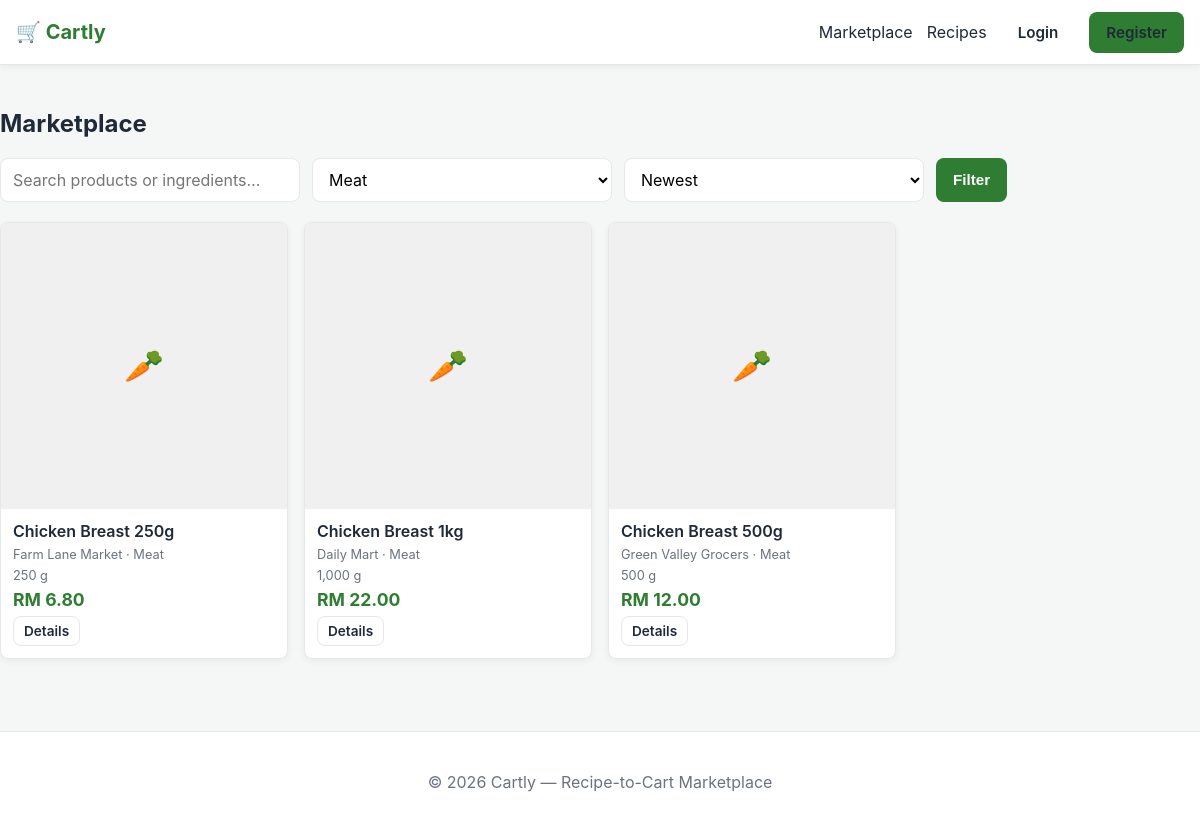
The page /products?cid=2 on the database its author committed.
### tables this page shows
CREATE TABLE products (
  product_id       INT AUTO_INCREMENT PRIMARY KEY,
  store_id         INT NOT NULL,
  category_id      INT,
  ingredient_id    INT,
  product_name     VARCHAR(150) NOT NULL,
  description      TEXT,
  price            DECIMAL(10,2) NOT NULL DEFAULT 0,
  stock_quantity   INT NOT NULL DEFAULT 0,
  package_quantity DECIMAL(10,2) NOT NULL DEFAULT 1,
  package_unit     VARCHAR(30),
  image            VARCHAR(255),
  rating           DECIMAL(3,2) DEFAULT 0.00,
  status           ENUM('active','inactive','out_of_stock') NOT NULL DEFAULT 'active',
  created_at       DATETIME DEFAULT CURRENT_TIMESTAMP,
  FOREIGN KEY (store_id)      REFERENCES stores(store_id) ON DELETE CASCADE,
  FOREIGN KEY (category_id)   REFERENCES categories(category_id) ON DELETE SET NULL,
  FOREIGN KEY (ingredient_id) REFERENCES ingredients(ingredient_id) ON DELETE SET NULL
);

CREATE TABLE stores (
  store_id          INT AUTO_INCREMENT PRIMARY KEY,
  user_id           INT NOT NULL,
  store_name        VARCHAR(100) NOT NULL,
  store_description TEXT,
  store_logo        VARCHAR(255),
  contact_email     VARCHAR(100),
  contact_phone     VARCHAR(20),
  store_address     TEXT,
  opening_time      TIME,
  closing_time      TIME,
  store_status      ENUM('pending','approved','rejected','closed') NOT NULL DEFAULT 'pending',
  admin_note        TEXT,
  rating            DECIMAL(3,2) DEFAULT 0.00,
  created_at        DATETIME DEFAULT CURRENT_TIMESTAMP,
  FOREIGN KEY (user_id) REFERENCES users(user_id) ON DELETE CASCADE
);

CREATE TABLE categories (
  category_id   INT AUTO_INCREMENT PRIMARY KEY,
  category_name VARCHAR(100) NOT NULL,
  category_icon VARCHAR(255),
  status        ENUM('active','inactive') NOT NULL DEFAULT 'active'
);

### app/helper/Controller.php (called while the page is built, shortened)
<?php
abstract class Controller
{
    protected function view(string $view, array $data = [], ?string $layout = 'layout/customer-layout'): void
    {
        $viewPath = dirname(__DIR__) . '/views/' . $view . '.php';
        extract($data, EXTR_SKIP);
        include $viewPath;
    }
}

### app/controllers/product/ProductController.php (called while the page is built, shortened)
<?php
class ProductController extends Controller
{
    public function index(): void
    {
        $q = trim((string) $this->input('q', ''));
        $cid = (int) $this->input('cid', 0) ?: null;
        $sort = (string) $this->input('sort', 'newest');
        $page = max(1, (int) $this->input('page', 1));
        $result = (new Product())->paginateActive($q, $cid, $sort, $page, 16);
        $this->view('product/index', [
            'title' => 'Marketplace · Cartly',
            'products' => $result['rows'],
            'cats' => (new Category())->active(),
            'q' => $q,
            'cid' => $cid,
            'sort' => $sort,
            'page' => $result['page'],
            'pages' => $result['pages'],
            'total' => $result['total'],
        ]);
    }
}

### public/index.php (called while the page is built, shortened)
<?php
require_once BASE_PATH . '/config/database.php';
require_once APP_PATH . '/helper/Router.php';
require_once APP_PATH . '/helper/Controller.php';
require_once APP_PATH . '/helper/Model.php';
$router = new Router();
$method = $_SERVER['REQUEST_METHOD'] ?? 'GET';
$uri = parse_url($_SERVER['REQUEST_URI'] ?? '/', PHP_URL_PATH) ?? '/';
$router->dispatch($method, $uri);

### config/database.php (called while the page is built, shortened)
<?php
function db(): PDO
{
    static $pdo = null;
    if ($pdo === null) {
        $dsn = sprintf(
            'mysql:host=%s;port=%s;dbname=%s;charset=%s',
            DB_HOST, DB_PORT, DB_NAME, DB_CHARSET
        );
        $options = [
            PDO::ATTR_ERRMODE            => PDO::ERRMODE_EXCEPTION,
            PDO::ATTR_DEFAULT_FETCH_MODE => PDO::FETCH_ASSOC,
            PDO::ATTR_EMULATE_PREPARES   => false,
        ];
        $pdo = new PDO($dsn, DB_USER, DB_PASS, $options);
    }
    return $pdo;
}

### app/helper/Model.php (called while the page is built, shortened)
<?php
abstract class Model
{
    protected function db(): PDO
    {
        return db();
    }
    public function query(string $sql, array $params = []): array
    {
        $stmt = $this->db()->prepare($sql);
        $stmt->execute($params);
        return $stmt->fetchAll();
    }
}

### app/models/Product.php (called while the page is built, shortened)
<?php
class Product extends Model
{
    public function paginateActive(string $search = '', ?int $categoryId = null, string $sort = 'newest', int $page = 1, int $perPage = 16): array
    {
        $baseSql = "FROM products p
                JOIN stores s    ON s.store_id = p.store_id
                LEFT JOIN categories c ON c.category_id = p.category_id
                LEFT JOIN ingredients i ON i.ingredient_id = p.ingredient_id
                LEFT JOIN (
                    SELECT product_id, AVG(rating) AS review_rating, COUNT(*) AS review_count
                    FROM reviews
                    WHERE status='visible' AND product_id IS NOT NULL
                    GROUP BY product_id
                ) rv ON rv.product_id = p.product_id
                WHERE p.status='active' AND s.store_status='approved'";
        $params = [];
        if ($categoryId) {
            $baseSql .= " AND p.category_id = :cid";
            $params[':cid'] = $categoryId;
        }
        $orderBy = match ($sort) {
            'price_asc' => 'p.price ASC, p.product_id ASC',
            'price_desc' => 'p.price DESC, p.product_id DESC',
            'rating_desc' => 'p.rating DESC, p.product_id DESC',
            'rating_asc' => 'p.rating ASC, p.product_id ASC',
            'review_desc' => 'COALESCE(rv.review_rating, 0) DESC, COALESCE(rv.review_count, 0) DESC, p.product_id DESC',
            'review_count_desc' => 'COALESCE(rv.review_count, 0) DESC, COALESCE(rv.review_rating, 0) DESC, p.product_id DESC',
            'name_asc' => 'p.product_name ASC, p.product_id ASC',
            'name_desc' => 'p.product_name DESC, p.product_id DESC',
            default => 'p.created_at DESC, p.product_id DESC',
        };
        $countRows = $this->query("SELECT COUNT(*) AS cnt {$baseSql}", $params);
        $total = (int) ($countRows[0]['cnt'] ?? 0);
        $offset = max(0, ($page - 1) * $perPage);
        $rows = $this->query(
            "SELECT p.*, s.store_name, s.rating AS store_rating, c.category_name, i.ingredient_name,
                    COALESCE(rv.review_rating, 0) AS review_rating,
                    COALESCE(rv.review_count, 0) AS review_count
             {$baseSql} ORDER BY {$orderBy} LIMIT {$perPage} OFFSET {$offset}",
            $params
        );
        return [
            'rows' => $rows,
            'total' => $total,
            'page' => $page,
            'per_page' => $perPage,
            'pages' => max(1, (int) ceil($total / $perPage)),
        ];
    }
}

### app/models/Category.php (called while the page is built, shortened)
<?php
class Category extends Model
{
    public function active(): array
    {
        return $this->query("SELECT * FROM categories WHERE status='active' ORDER BY category_name");
    }
}

### app/views/product/index.php (the view, shortened to what this page needs)
<h2>Marketplace</h2>
<form class="filters" method="get" action="<?= BASE_URL ?>/products">
  <input class="input" type="text" name="q" value="<?= htmlspecialchars($q) ?>"
    placeholder="Search products or ingredients…">
  <select class="input" name="cid">
    <?php foreach ($cats as $c): ?>
      <option value="<?= (int) $c['category_id'] ?>" <?= $cid === (int) $c['category_id'] ? 'selected' : '' ?>>
        <?= htmlspecialchars($c['category_name']) ?>
      </option>
    <?php endforeach; ?>
  </select>
  <select class="input" name="sort">
    <?php foreach ([
      'newest' => 'Newest',
      'oldest' => 'Oldest',
      'price_asc' => 'Price: Low to High',
      'price_desc' => 'Price: High to Low',
      'rating_desc' => 'Rating: High to Low',
      'review_desc' => 'Reviews: Highest Rated',
      'review_count_desc' => 'Reviews: Most Reviewed',
      'name_asc' => 'Name: A to Z',
    ] as $value => $label): ?>
      <option value="<?= htmlspecialchars($value) ?>" <?= ($sort ?? 'newest') === $value ? 'selected' : '' ?>>
        <?= htmlspecialchars($label) ?>
      </option>
    <?php endforeach; ?>
  </select>
  <button class="btn btn-primary">Filter</button>
</form>
<?php if (!$products): ?>
  <div class="card text-center text-muted">No products match your filter.</div>
<?php else: ?>
  <div class="product-grid">
    <?php foreach ($products as $p): ?>
      <div class="product-card">
        <div class="thumb">
          <?php if (!empty($p['image'])): ?>
            <img src="<?= UPLOAD_URL ?>/<?= htmlspecialchars($p['image']) ?>"
              alt="<?= htmlspecialchars($p['product_name']) ?>">
          <?php else: ?>
            🥕
          <?php endif; ?>
        </div>
        <div class="body">
          <div class="name"><?= htmlspecialchars($p['product_name']) ?></div>
          <div class="meta"><?= htmlspecialchars($p['store_name']) ?> · <?= htmlspecialchars($p['category_name'] ?? '') ?>
          </div>
          <div class="meta"><?= number_format((float) $p['package_quantity'], 0) ?>
            <?= htmlspecialchars($p['package_unit']) ?>
          </div>
          <div class="price">RM <?= number_format((float) $p['price'], 2) ?></div>
          <div class="actions">
            <a class="btn btn-outline btn-sm" href="<?= BASE_URL ?>/products/<?= (int) $p['product_id'] ?>">Details</a>
          </div>
        </div>
      </div>
    <?php endforeach; ?>
  </div>
<?php endif; ?>

### app/helper/Router.php (shortened to what this page needs)
<?php
class Router
{
    private array $routes = ['GET' => [], 'POST' => []];
    public function get(string $path, $handler, array $middleware = []): void
    {
        $this->routes['GET'][$this->norm($path)] = compact('handler', 'middleware');
    }
    public function post(string $path, $handler, array $middleware = []): void
    {
        $this->routes['POST'][$this->norm($path)] = compact('handler', 'middleware');
    }
    public function dispatch(string $method, string $uri): void
    {
        $uri = $this->norm($uri);
        $method = strtoupper($method);
        $table = $this->routes[$method] ?? [];
        foreach ($table as $pattern => $route) {
            $regex = $this->compile($pattern);
            if (preg_match($regex, $uri, $m)) {
                $params = array_filter($m, 'is_string', ARRAY_FILTER_USE_KEY);
                $this->call($route['handler'], $params);
                return;
            }
        }
    }
    private function call($handler, array $params): void
    {
        if (is_array($handler) && count($handler) === 2) {
            [$class, $method] = $handler;
            $instance = new $class();
            $instance->{$method}(...array_values($params));
            return;
        }
        throw new \RuntimeException('Invalid route handler');
    }
    private function compile(string $pattern): string
    {
        $regex = preg_replace('#\{([a-zA-Z_][a-zA-Z0-9_]*)\}#', '(?P<$1>[^/]+)', $pattern);
        return '#^' . $regex . '$#';
    }
    private function norm(string $path): string
    {
        $path = '/' . trim($path, '/');
        return $path === '/' ? '/' : rtrim($path, '/');
    }
}

### public/assets/css/style.css (style rules this page uses)
:root { --green-primary:#2e7d32; --green-primary-dark:#1b5e20; --orange-accent:#f57c00; --gray-bg:#f5f7f6; --text:#1f2937; --muted:#6b7280; --border:#e5e7eb; --danger:#dc2626; --warning:#d97706; --radius:8px; --shadow:0 2px 6px rgba(0,0,0,.06); }
* { box-sizing:border-box }
html,body { margin:0;padding:0;font-family:-apple-system,Segoe UI,Roboto,sans-serif;color:var(--text);background:var(--gray-bg) }
a { color:var(--green-primary);text-decoration:none }
.btn { display:inline-block;padding:10px 16px;border-radius:var(--radius);border:1px solid transparent;font-weight:600;cursor:pointer;font-size:.95rem;background:#fff;color:var(--text);text-align:center }
.btn-primary { background:var(--green-primary);color:#fff }
.btn-outline { background:#fff;border-color:var(--border) }
.btn-sm { padding:6px 10px;font-size:.85rem }
.input,input[type=text],input[type=email],input[type=password],input[type=number],input[type=tel],textarea,select { width:100%;padding:10px 12px;border:1px solid var(--border);border-radius:var(--radius);font:inherit;background:#fff }

### public/assets/css/marketplace.css (style rules this page uses)
.product-grid { display:grid;grid-template-columns:repeat(4,1fr);gap:16px }
.product-card { background:#fff;border:1px solid var(--border);border-radius:var(--radius);box-shadow:var(--shadow);overflow:hidden;display:flex;flex-direction:column }
.product-card .thumb { aspect-ratio:1;background:#f0f0f0;display:flex;align-items:center;justify-content:center;color:var(--muted);font-size:2rem }
.product-card .body { padding:12px;flex:1;display:flex;flex-direction:column;gap:6px }
.product-card .name { font-weight:600 }
.product-card .meta { font-size:.8rem;color:var(--muted) }
.product-card .price { font-size:1.1rem;font-weight:700;color:var(--green-primary) }
.product-card .actions { margin-top:auto }
.filters { display:flex;gap:12px;flex-wrap:wrap;margin-bottom:20px }
.filters .input { max-width:300px }

### rows shown on the page
products: product_name "Chicken Breast 250g", store.store_name "Farm Lane Market", category.category_name "Meat", package_quantity "250", package_unit "g", price "6.80"
products: product_name "Chicken Breast 1kg", store.store_name "Daily Mart", category.category_name "Meat", package_quantity "1,000", package_unit "g", price "22.00"
products: product_name "Chicken Breast 500g", store.store_name "Green Valley Grocers", category.category_name "Meat", package_quantity "500", package_unit "g", price "12.00"

### other values the page prints
form field cid "Meat"
form field sort "Newest"
